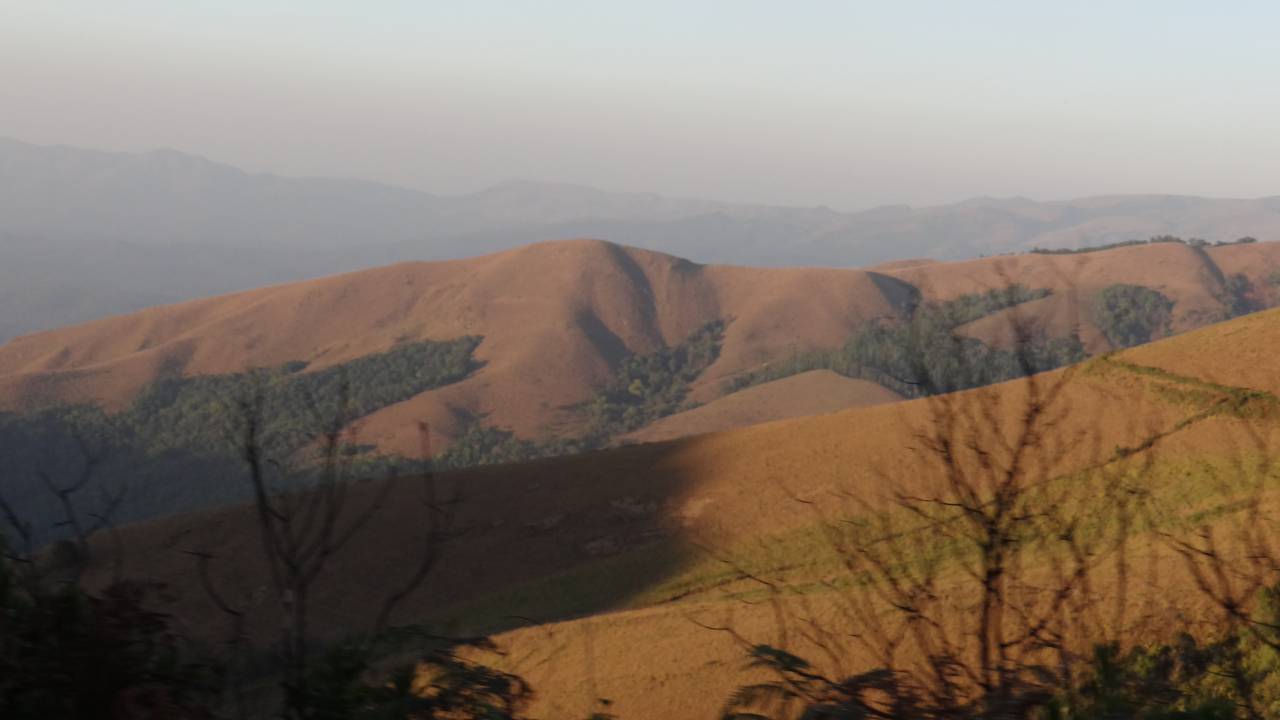
#> input picture dist/assets/hero.jpg, 3840 x 2160 px, found by its file name (shown at 1/3 size)
$ python process_hero_slides.py
#> lines starting #> are read from the running program, lines starting #| are printed output that depends on the picture
#> in main, src is the input picture: PIL image 3840x2160 RGB; mean R, G, B 129, 115.3, 103.2
#!/usr/bin/env python3
"""Grade and crop the five homepage hero slides. Light vibrance only."""
from __future__ import annotations

from pathlib import Path

import numpy as np
from PIL import Image, ImageFilter, ImageOps

ROOT = Path("/workspace/dist/assets")
OUT = ROOT / "hero-slides"
W, H = 2400, 1600  # 3:2, CSS object-fit covers the viewport


def cover_crop(im: Image.Image, tw: int, th: int, fx: float, fy: float) -> Image.Image:
#> called with tw = 2400, th = 1600, fx = 0.48, fy = 0.4
    im = ImageOps.exif_transpose(im).convert("RGB")
    scale = max(tw / im.width, th / im.height)
    nw, nh = max(tw, round(im.width * scale)), max(th, round(im.height * scale))
    im = im.resize((nw, nh), Image.Resampling.LANCZOS)
    leftover_x, leftover_y = nw - tw, nh - th
    left = int(leftover_x * fx)
    top = int(leftover_y * fy)
    left = max(0, min(left, leftover_x))
    top = max(0, min(top, leftover_y))
    return im.crop((left, top, left + tw, top + th))


def grade(im: Image.Image, sat: float = 1.07, vib: float = 0.08) -> Image.Image:
#> called with sat = 1.07, vib = 0.08
    arr = np.asarray(im).astype(np.float32)
    r, g, b = arr[..., 0], arr[..., 1], arr[..., 2]
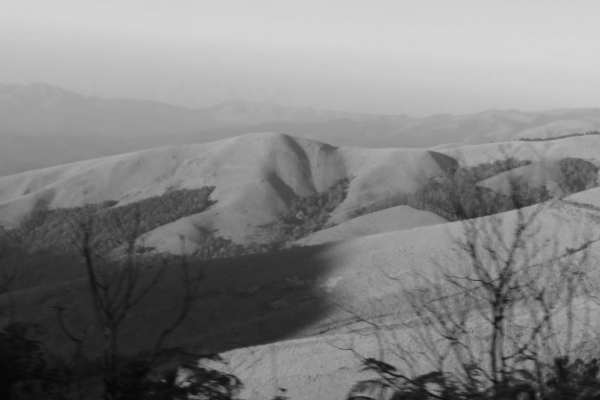
#> r: shape (1600, 2400) float32 (shown at 1/4 size); min 2, max 217, mean 129.5
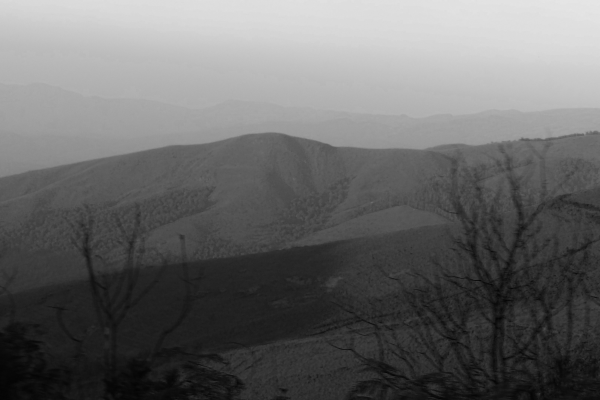
#> b: shape (1600, 2400) float32 (shown at 1/4 size); min 0, max 232, mean 103.5
    mx = np.maximum(np.maximum(r, g), b)
    mn = np.minimum(np.minimum(r, g), b)
    sat_map = np.divide(mx - mn, mx, out=np.zeros_like(mx), where=mx > 1)
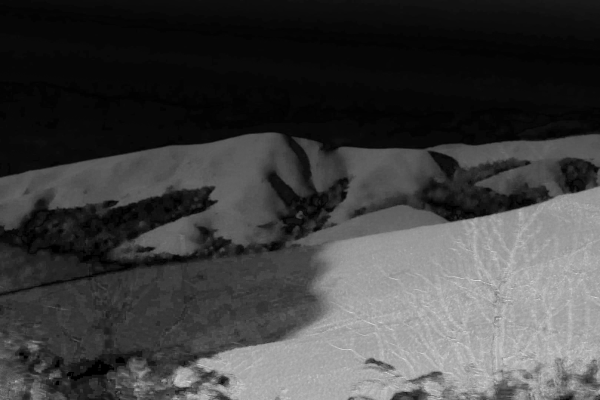
#> sat_map: shape (1600, 2400) float32 (shown at 1/4 size); min 0, max 1, mean 0.254
    scale = 1.0 + vib * (1.0 - sat_map)
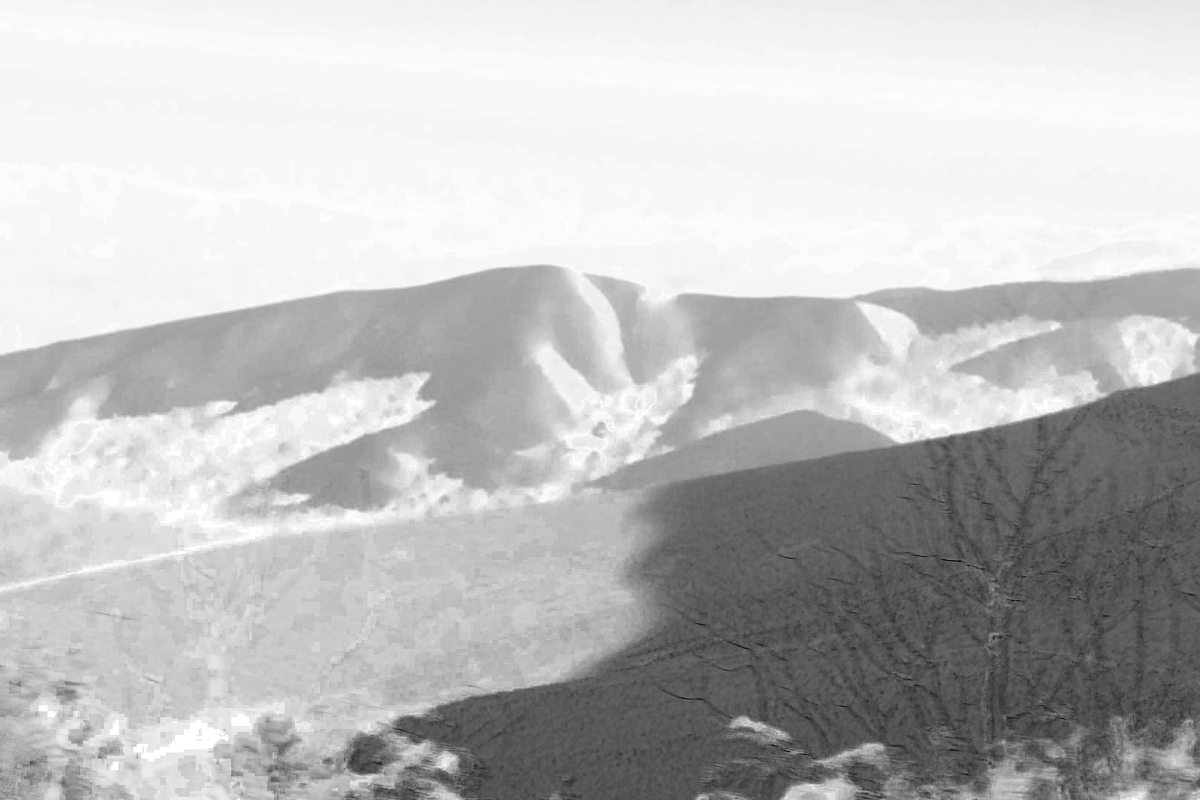
#> scale: shape (1600, 2400) float32 (shown at 1/2 size); min 1, max 1.08, mean 1.06; drawn with min black and max white
    gray = 0.299 * r + 0.587 * g + 0.114 * b
    r = np.clip(gray + (r - gray) * scale * sat, 0, 255)
    g = np.clip(gray + (g - gray) * scale * sat, 0, 255)
    b = np.clip(gray + (b - gray) * scale * sat, 0, 255)
    out = np.stack([r, g, b], axis=-1).astype(np.uint8)
    return Image.fromarray(out, "RGB")


JOBS = [
    # code, source, crop x/y focus (0 left/top … 1 right/bottom)
    ("h1", "hero.jpg", 0.48, 0.40),
    ("h2", "mullayanagiri.jpg", 0.42, 0.22),
    ("h8", "ayyanakere.jpg", 0.72, 0.28),
    ("h14", "explore-stay.jpg", 0.50, 0.42),
    ("h6", "hebbe-falls.jpg", 0.58, 0.32),
]


def main() -> None:
    OUT.mkdir(parents=True, exist_ok=True)
    for code, name, fx, fy in JOBS:
        src = Image.open(ROOT / name)
        framed = cover_crop(src, W, H, fx, fy)
        graded = grade(framed)
        graded = graded.filter(ImageFilter.UnsharpMask(radius=1.1, percent=28, threshold=3))
        dest = OUT / f"{code}.jpg"
        graded.save(dest, "JPEG", quality=90, optimize=True, progressive=True, subsampling=0)
#> (the run stopped early here; a loop or call above may not have finished)

$ run again, with dist/assets/baba-budangiri.jpg copied over dist/assets/hero.jpg
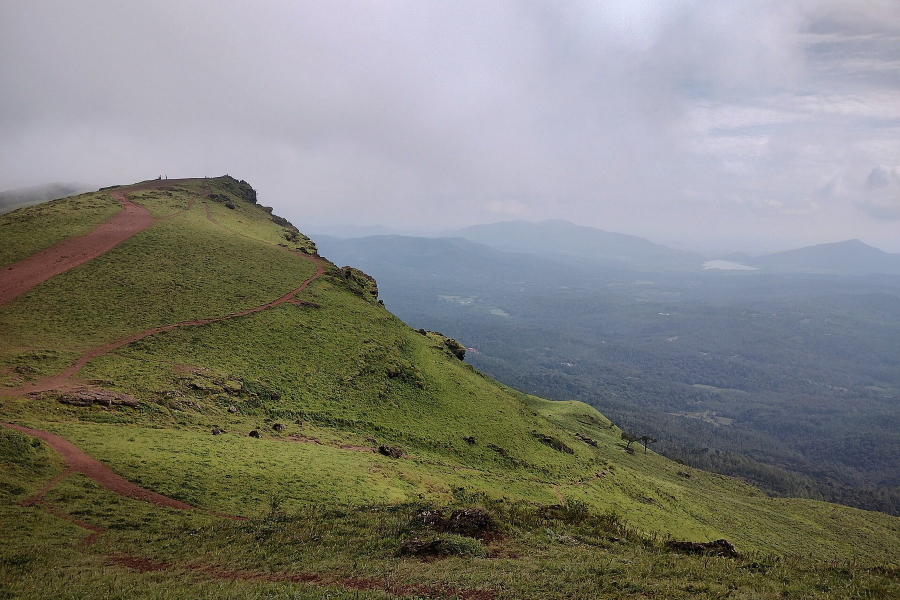
#> input picture dist/assets/baba-budangiri.jpg, 1800 x 1200 px, found by its file name (shown at 1/2 size)
#> in main, src is the input picture: PIL image 1800x1200 RGB; mean R, G, B 128.7, 128.7, 122.2
#> in grade, `sat_map = np.divide(mx - mn, mx, out=np.zeros_like(mx), where=mx > 1)`:
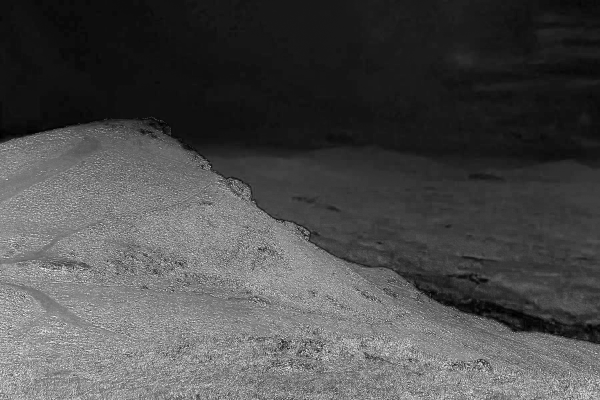
#> sat_map: shape (1600, 2400) float32 (shown at 1/4 size); min 0, max 1, mean 0.298
#> in grade, `scale = 1.0 + vib * (1.0 - sat_map)`:
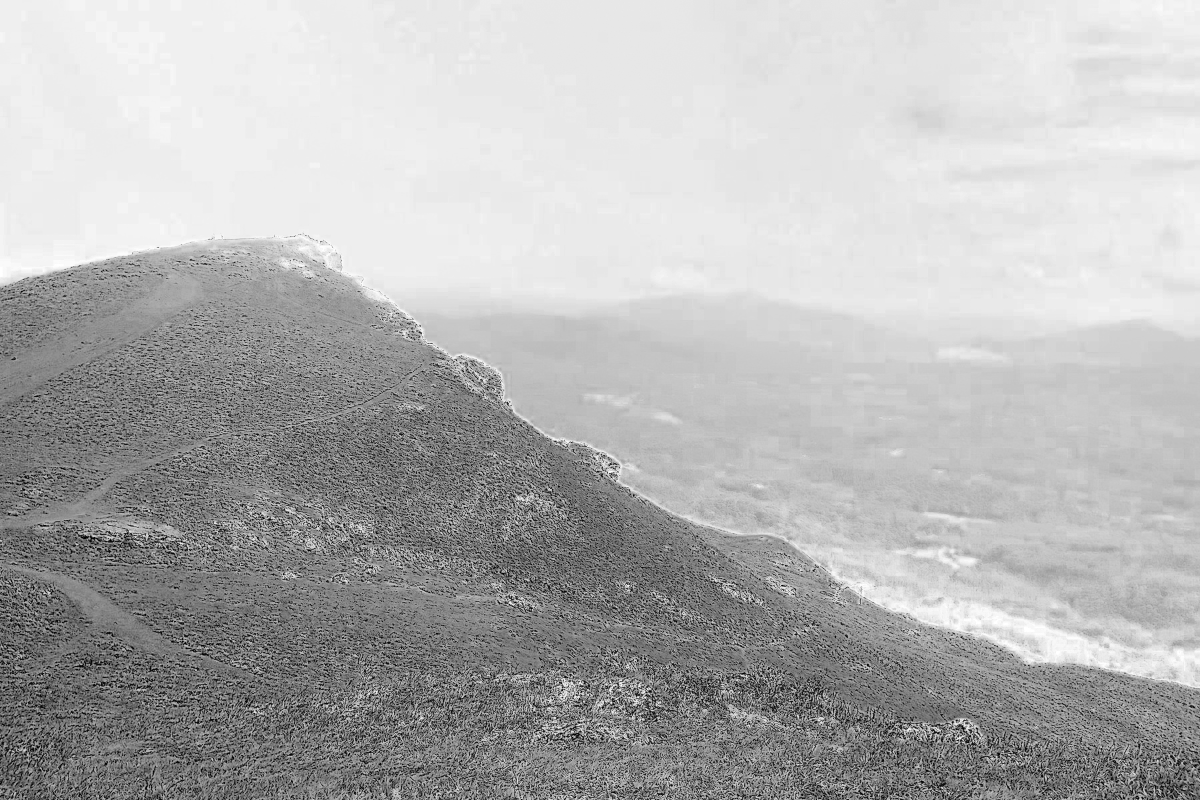
#> scale: shape (1600, 2400) float32 (shown at 1/2 size); min 1, max 1.08, mean 1.06; drawn with min black and max white
